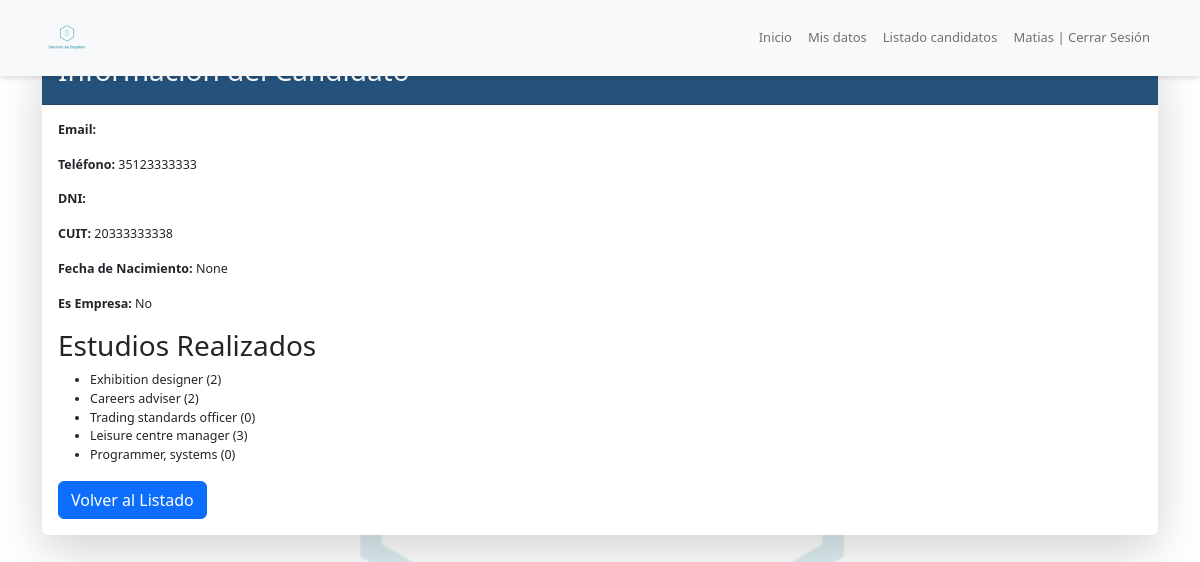
Screenshot of /ver_candidato/11/ (signed in) with the database file from the repository.
### seapp/models.py (models this page shows, shortened)
class Persona(models.Model):
    dni = models.CharField(max_length=20, null=False, blank=False)
    cuit = models.CharField(max_length=20, null=False, blank=False)
    nombre: str = models.CharField(max_length=100)
    apellido = models.CharField(max_length= 100,null=False, blank=False)
    email: str = models.EmailField(unique=True)
    telefono = models.CharField(max_length=20, null=False, blank=False)
    direccion = models.CharField(max_length=202, null=False, blank=False)
    fecha_nacimiento = models.DateField(null=True, blank=False)
    SEXO =  [(1, "Masculino"),
            (2, "Femenino"),
            (3, "Otro"),]
    sexo = models.PositiveSmallIntegerField(choices = SEXO,null=True, blank=False)
    localidad = models.CharField(max_length=120, null=False, blank=False)
    provincia = models.CharField(max_length=120, null=False, blank=False)
    pais = models.CharField(max_length=120, verbose_name="país", null=False, blank=False)
    email = models.EmailField(unique=True)  # Asegúrate de que este campo exista y sea único
    image = models.ImageField(upload_to="imgPerfil", null=True, blank=True, verbose_name="perfil")
    usuario = models.OneToOneField(settings.AUTH_USER_MODEL, on_delete=models.CASCADE, related_name='persona')
    es_persona_fisica = models.BooleanField(default=True)  # Asegúrate de que este campo existaexit
    created = models.DateTimeField(auto_now_add=True)
    updated = models.DateTimeField(auto_now=True)
    search_filter = ('nombre','apellido','dni','cuit','estudios_realizados')
    class Meta:
        verbose_name = "persona"
        verbose_name_plural = "personas"
        ordering = ["-id"]

class EstudioRealizado(models.Model):
    carrera = models.CharField(max_length=150)
    nivel_academico = [ (1, "Primario"),
                        (2, "Secundario"),
                        (3, "Terciario"),
                        (4, "Universitario"), ]
    niv_academico = models.PositiveSmallIntegerField (choices= nivel_academico, verbose_name="Nivel Academico")
    estado_estudios = [ (1, "Completo"),
                        (2, "Incompleto"),
                        (3, "En curso"), ]
    esta_estudios = models.PositiveSmallIntegerField (choices= estado_estudios, verbose_name="Estado de Estudios")
    estudiospersona = models.ForeignKey (Persona, null=True, blank=True,  on_delete=models.CASCADE, related_name='estudios_realizados')
    created = models.DateTimeField(auto_now_add=True)
    updated = models.DateTimeField(auto_now=True)
    class Meta:
        verbose_name = "estudio realizado"
        verbose_name_plural = "estudios realizados"
        ordering = ["-id"]

### seapp/views.py (the view)
# urls.py: path('ver_candidato/<int:persona_id>/', views.ver_candidato, name='ver_candidato.html'),
@login_required
def ver_candidato(request, persona_id):
    persona = get_object_or_404(Persona, id=persona_id)
    estudios = persona.estudios_realizados.all()
    return render(request, "seapp/ver_candidato.html", {
        'persona': persona,
        'estudios': estudios,
    })

### seapp/templates/seapp/ver_candidato.html (shortened to what this page needs)
{% extends 'seapp/base.html' %}
{% load static %}
{% block container %}
<div class="container">
    <h2>Perfil de {{ persona.nombre }} {{ persona.apellido }}</h2>
    <div class="card hover shadow-lg border-0">
        <div class="card-header" style="background:#24527A;">
            <h3 style="color:#ffff;">Información del Candidato</h3>
        </div>
        <div class="card-body">
            <p><strong>Email:</strong> {{ persona.user.email }}</p>
            <p><strong>Teléfono:</strong> {{ persona.telefono }}</p>
            <p><strong>DNI:</strong> {{ persona.dni }}</p>
            <p><strong>CUIT:</strong> {{ persona.cuit }}</p>
            <p><strong>Fecha de Nacimiento:</strong> {{ persona.fecha_nacimiento }}</p>
            <p><strong>Es Empresa:</strong> {{ persona.user.is_enterprise|yesno:"Sí,No" }}</p>
            <h3>Estudios Realizados</h3>
            <ul>
                {% for estudio in estudios %}
                    <li>{{ estudio.carrera }} ({{ estudio.niv_academico }})</li>
                {% empty %}
                    <li>No hay estudios registrados.</li>
                {% endfor %}
            </ul>
            <a href="{% url 'listado_candidatos' %}" class="btn btn-primary">Volver al Listado</a>
        </div>
    </div>
</div>
{% endblock %}

### seapp/templates/seapp/base.html (shortened to what this page needs)
<!DOCTYPE html>
<html lang="es">
<head>
    <link rel="stylesheet" href="seapp/static/seapp/css/">
    <link href="https://cdn.jsdelivr.net/npm/bootstrap@5.0.2/dist/css/bootstrap.min.css" rel="stylesheet">
  {% load static %}
  <link rel="stylesheet" href="{% static 'seapp\static\css\bootstrap.min.css'%}">
  <link rel="stylesheet" href="{% static 'seapp\static\css\backgroud.css' %}">
</head>
<body >
<nav class="navbar navbar-expand-lg navbar-light bg-light fixed-top" style="box-shadow: 0 .2rem 0.3rem rgba(0,0,0,.12)!important; font-size: 13px;">
    <div class="container">
      <a class="navbar-brand" href="{% url 'index.html' %}"><img src="{% static 'seapp/img/logo_transparent.png'%}" class="rounded-circle" style="width: 50px; height: 50px;"></a>
      <div class="collapse navbar-collapse" id="navbarResponsive">
        <ul class="navbar-nav ms-auto">
          <li class="nav-item active">
            <a class="nav-link" href="{% url 'index.html' %}">Inicio</a>
          </li>
          {% for group in request.user.groups.all %}
          {% if group.name == "Empresas" %}
          <li class="nav-item">
            <a class="nav-link" href="{% url 'persona.html' %}">Mis datos</a>
          </li>
          {% elif group.name == "Candidatos" %}
          <li class="nav-item">
            <a class="nav-link" href="{% url 'persona.html'  %}">Mis datos</a>
          </li>
          {% endif %}
          {% endfor %}
          {% for group in request.user.groups.all %}
          {% if group.name == "Empresas" %}
          <li class="nav-item">
            <a class="nav-link" href="{% url 'listadocandidatos.html' %}">Listado candidatos</a>
          </li>
          {% endif %}
          {% endfor %}
          {% if user.is_authenticated %}
          <li class="nav-item" >
            <a class="nav-link " href="{% url 'logout' %}">{{ user.first_name }} | Cerrar Sesión</a>
          </li>
          {% endif %}
        </ul>
      </div>
    </div>
  </nav>
<div class="bg-opacity-50 backgroud" style="text-color: #24527A; font-size: 12.5px;" >
    {% block container %}{% endblock %}
</div>
<br>
</body>
</html>

### seapp/static/seapp/css/backgroud.css (style rules this page uses)
body { position: relative; height: 100vh; margin: 0; overflow: hidden; }

### rows the page displays
Persona: telefono "35123333333", cuit "20333333338", fecha_nacimiento "None"
EstudioRealizado: carrera "Exhibition designer", niv_academico "2"
EstudioRealizado: carrera "Careers adviser", niv_academico "2"
EstudioRealizado: carrera "Trading standards officer", niv_academico "0"
EstudioRealizado: carrera "Leisure centre manager", niv_academico "3"
EstudioRealizado: carrera "Programmer, systems", niv_academico "0"

### other values shown
{{ user.first_name }} "Matias"
{{ persona.user.is_enterprise|yesno:"Sí,No" }} "No"
